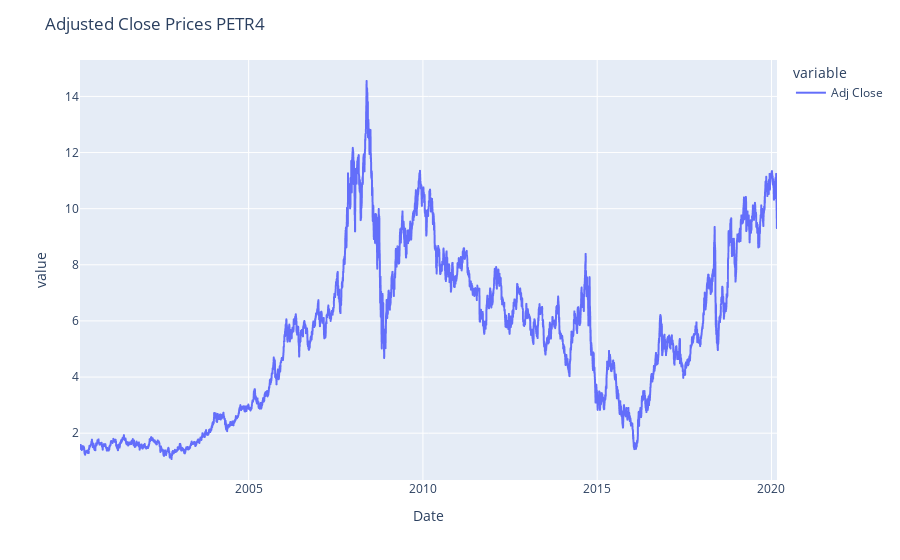

Write notebook code for a chart like this one.
### Code cell
fig = px.line(petr4['Adj Close'], facet_col_wrap=1)
fig.update_yaxes(matches=None)
fig.update_layout(
    title={
        'text': "Adjusted Close Prices PETR4"})
fig.show()

### Figure 1 — Plotly figure (JSON) as saved in the notebook; plotly's stock layout.template omitted (floating-point values rounded to 4 significant figures; data arrays with more than 128 entries replaced by an {"elided": "..."} marker saying what was removed)
{"data": [{"hovertemplate": "variable=Adj Close<br>Date=%{x}<br>value=%{y}<extra></extra>", "legendgroup": "Adj Close", "line": {"color": "#636efa", "dash": "solid"}, "marker": {"symbol": "circle"}, "mode": "lines", "name": "Adj Close", "showlegend": true, "type": "scattergl", "x": {"elided": "5031 str values"}, "xaxis": "x", "y": {"elided": "5031 float values"}, "yaxis": "y"}], "layout": {"legend": {"title": {"text": "variable"}, "tracegroupgap": 0}, "margin": {"t": 60}, "title": {"text": "Adjusted Close Prices PETR4"}, "xaxis": {"anchor": "y", "domain": [0, 1], "title": {"text": "Date"}}, "yaxis": {"anchor": "x", "domain": [0, 1], "title": {"text": "value"}}}}
